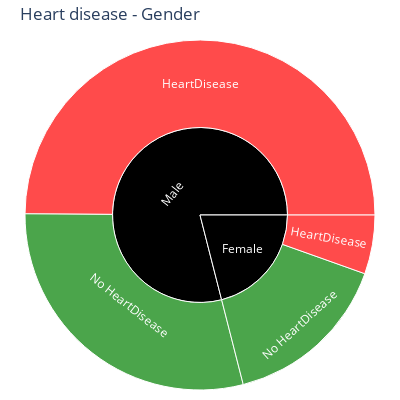

Notebook source saved alongside this figure:
### Code cell
df_v = df.copy()
df_v['HeartDisease'] = df_v['HeartDisease'].map({1:'HeartDisease', 0:'No HeartDisease'})
df_v['Sex'] = df_v['Sex'].map({'M':'Male','F':'Female'})
fig1 = px.sunburst(df_v, path=['Sex', 'HeartDisease'], color='HeartDisease', color_discrete_map={'(?)':'black', 'HeartDisease':'Red', 'No HeartDisease':'Green'},
                  title='Heart disease - Gender', width=400, height=400)
fig1.update_layout(margin=dict(l=10, r=10, t=40, b=10))
fig1.show()

### Figure 1 — Plotly figure (JSON) as saved in the notebook; plotly's stock layout.template omitted (floating-point values rounded to 4 significant figures)
{"data": [{"branchvalues": "total", "customdata": [["HeartDisease"], ["No HeartDisease"], ["HeartDisease"], ["No HeartDisease"], ["(?)"], ["(?)"]], "domain": {"x": [0, 1], "y": [0, 1]}, "hovertemplate": "labels=%{label}<br>count=%{value}<br>parent=%{parent}<br>id=%{id}<br>HeartDisease=%{customdata[0]}<extra></extra>", "ids": ["Male/HeartDisease", "Male/No HeartDisease", "Female/HeartDisease", "Female/No HeartDisease", "Female", "Male"], "labels": ["HeartDisease", "No HeartDisease", "HeartDisease", "No HeartDisease", "Female", "Male"], "marker": {"colors": ["Red", "Green", "Red", "Green", "black", "black"]}, "name": "", "parents": ["Male", "Male", "Female", "Female", "", ""], "type": "sunburst", "values": [458, 267, 50, 143, 193, 725]}], "layout": {"height": 400, "legend": {"tracegroupgap": 0}, "margin": {"b": 10, "l": 10, "r": 10, "t": 40}, "title": {"text": "Heart disease - Gender"}, "width": 400}}
